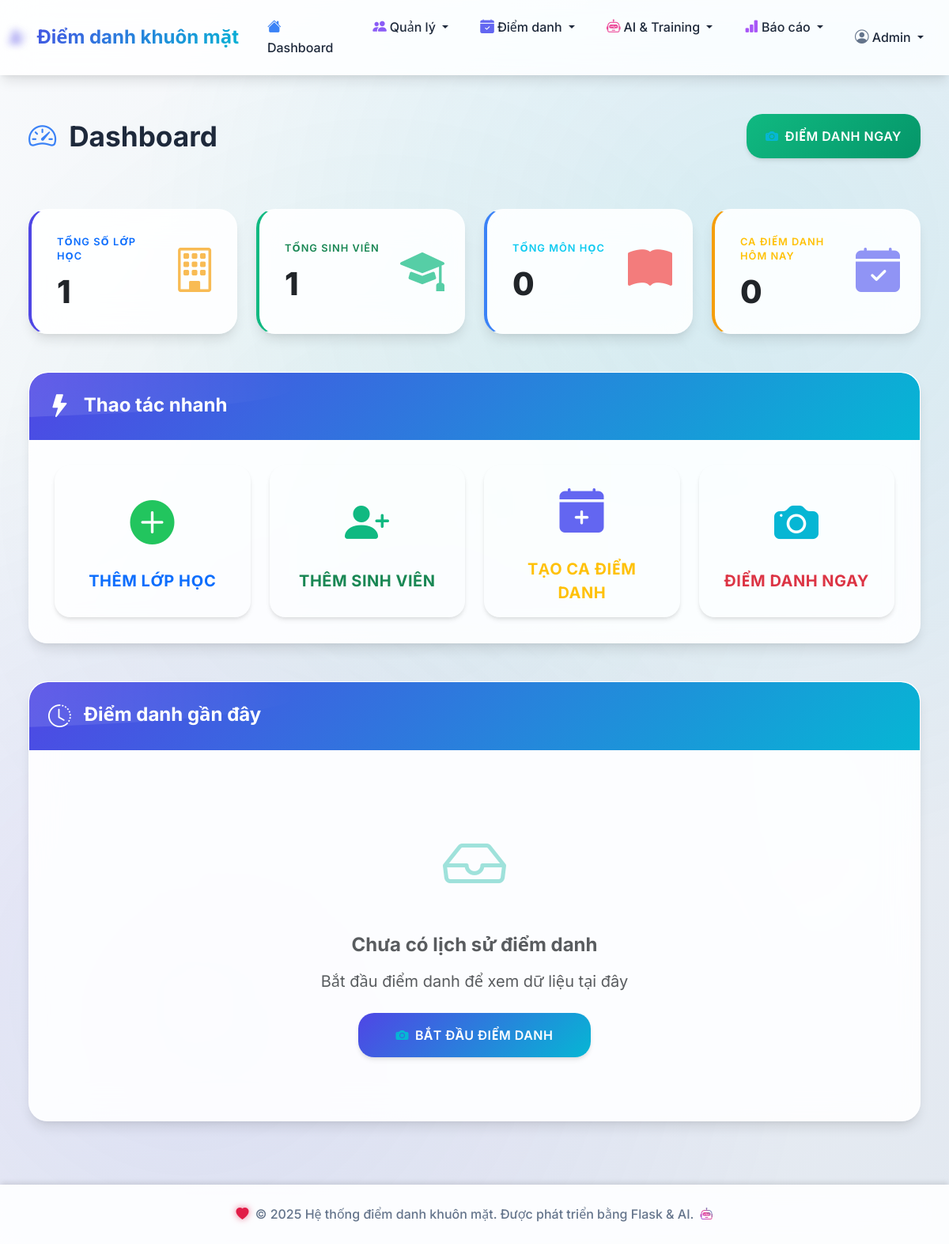
Before: / with the older database file.
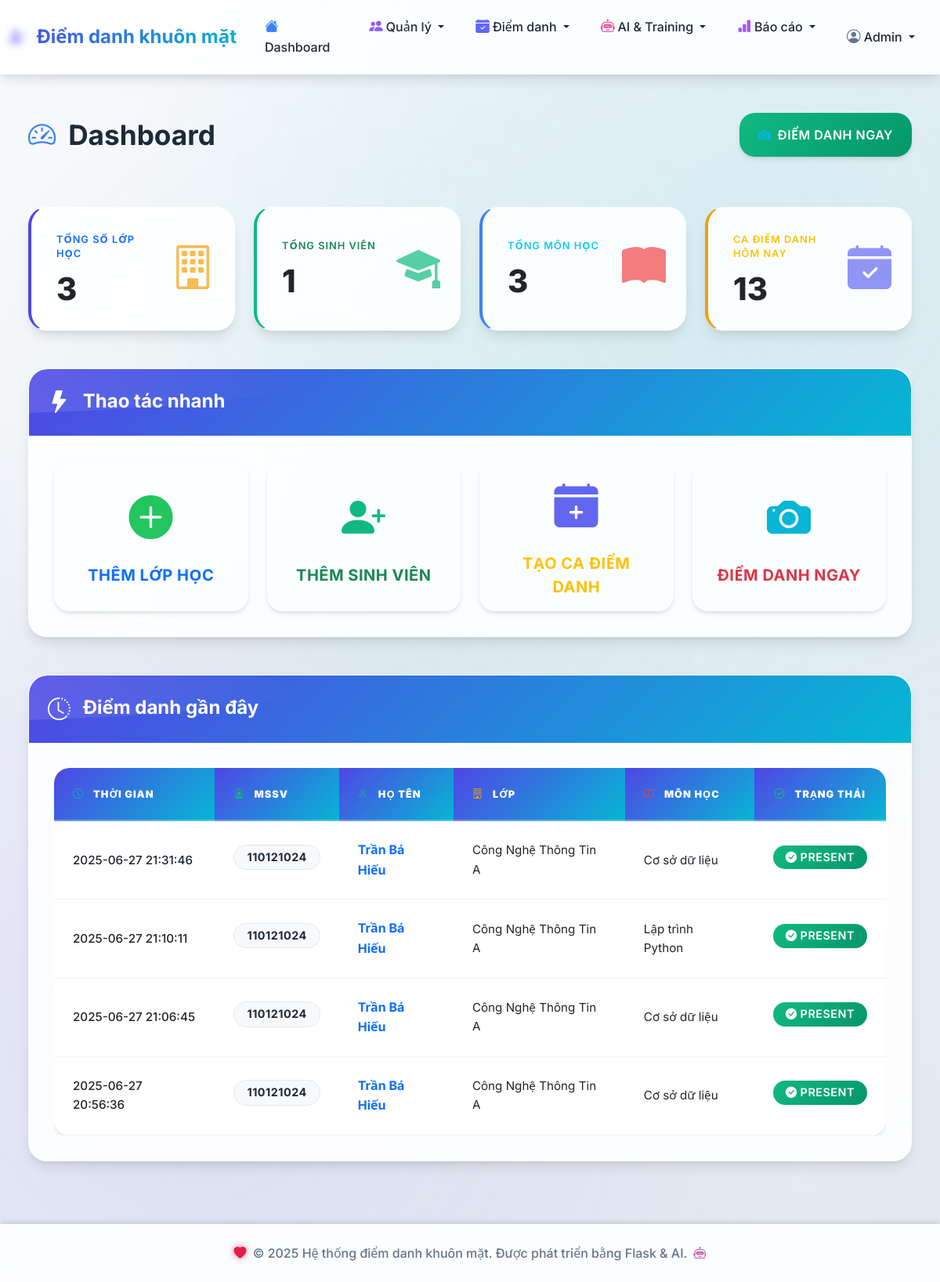
After: the same page with the newer database file.
### tables this page shows
CREATE TABLE attendance_records (
            id INTEGER PRIMARY KEY AUTOINCREMENT,
            session_id INTEGER NOT NULL,
            student_id INTEGER NOT NULL,
            attendance_time TIMESTAMP DEFAULT CURRENT_TIMESTAMP,
            status TEXT DEFAULT 'present',
            method TEXT DEFAULT 'face_recognition',
            confidence REAL,
            FOREIGN KEY (session_id) REFERENCES attendance_sessions (id),
            FOREIGN KEY (student_id) REFERENCES students (id),
            UNIQUE(session_id, student_id)
        );

CREATE TABLE students (
            id INTEGER PRIMARY KEY AUTOINCREMENT,
            student_id TEXT UNIQUE NOT NULL,
            full_name TEXT NOT NULL,
            class_id INTEGER NOT NULL,
            photo_path TEXT,
            face_encoding TEXT,
            created_at TIMESTAMP DEFAULT CURRENT_TIMESTAMP,
            FOREIGN KEY (class_id) REFERENCES classes (id)
        );

CREATE TABLE classes (
            id INTEGER PRIMARY KEY AUTOINCREMENT,
            class_code TEXT UNIQUE NOT NULL,
            class_name TEXT NOT NULL,
            description TEXT,
            created_at TIMESTAMP DEFAULT CURRENT_TIMESTAMP
        );

CREATE TABLE subjects (
            id INTEGER PRIMARY KEY AUTOINCREMENT,
            subject_code TEXT UNIQUE NOT NULL,
            subject_name TEXT NOT NULL,
            description TEXT,
            created_at TIMESTAMP DEFAULT CURRENT_TIMESTAMP
        );

### app.py (the view)
@app.route('/')
def index():
    from models.database import get_dashboard_stats
    stats = get_dashboard_stats()
    return render_template('dashboard.html', stats=stats)

### models/database.py (called while the page is built)
def get_db_connection():
    conn = sqlite3.connect(DATABASE_PATH)
    conn.row_factory = sqlite3.Row
    return conn

### templates/dashboard.html
{% extends "base.html" %} {% block title %}Dashboard - Hệ thống điểm danh khuôn mặt{% endblock %} {% block content %}
<div class="container-fluid px-4">
  <div class="d-flex justify-content-between flex-wrap flex-md-nowrap align-items-center pt-4 pb-3 mb-5">
    <h1 class="h2 text-gradient fade-in mb-0"><i class="bi bi-speedometer2 icon-dashboard me-3"></i>Dashboard</h1>
    <div class="btn-toolbar">
      <a href="{{ url_for('camera') }}" class="btn btn-success btn-lg shadow-medium hover-lift px-4"> <i class="bi bi-camera-fill icon-camera me-2"></i>Điểm danh ngay </a>
    </div>
  </div>
  <div class="row mb-5 g-4">
    <div class="col-xl-3 col-md-6">
      <div class="card glass-card border-left-primary shadow-strong h-100 hover-lift scale-in">
        <div class="card-body p-4">
          <div class="row no-gutters align-items-center">
            <div class="col-8">
              <div class="text-xs font-weight-bold text-primary text-uppercase mb-3 ls-1">Tổng số lớp học</div>
              <div class="h2 mb-0 font-weight-bold text-gradient">{{ stats.total_classes }}</div>
            </div>
            <div class="col-4 text-end">
              <i class="bi bi-building icon-school" style="font-size: 3.5rem; opacity: 0.7"></i>
            </div>
          </div>
        </div>
      </div>
    </div>
    <div class="col-xl-3 col-md-6">
      <div class="card glass-card border-left-success shadow-strong h-100 hover-lift scale-in" style="animation-delay: 0.1s">
        <div class="card-body p-4">
          <div class="row no-gutters align-items-center">
            <div class="col-8">
              <div class="text-xs font-weight-bold text-success text-uppercase mb-3 ls-1">Tổng sinh viên</div>
              <div class="h2 mb-0 font-weight-bold text-gradient">{{ stats.total_students }}</div>
            </div>
            <div class="col-4 text-end">
              <i class="bi bi-mortarboard-fill icon-student" style="font-size: 3.5rem; opacity: 0.7"></i>
            </div>
          </div>
        </div>
      </div>
    </div>
    <div class="col-xl-3 col-md-6">
      <div class="card glass-card border-left-info shadow-strong h-100 hover-lift scale-in" style="animation-delay: 0.2s">
        <div class="card-body p-4">
          <div class="row no-gutters align-items-center">
            <div class="col-8">
              <div class="text-xs font-weight-bold text-info text-uppercase mb-3 ls-1">Tổng môn học</div>
              <div class="h2 mb-0 font-weight-bold text-gradient">{{ stats.total_subjects }}</div>
            </div>
            <div class="col-4 text-end">
              <i class="bi bi-book-fill icon-book" style="font-size: 3.5rem; opacity: 0.7"></i>
            </div>
          </div>
        </div>
      </div>
    </div>
    <div class="col-xl-3 col-md-6">
      <div class="card glass-card border-left-warning shadow-strong h-100 hover-lift scale-in" style="animation-delay: 0.3s">
        <div class="card-body p-4">
          <div class="row no-gutters align-items-center">
            <div class="col-8">
              <div class="text-xs font-weight-bold text-warning text-uppercase mb-3 ls-1">Ca điểm danh hôm nay</div>
              <div class="h2 mb-0 font-weight-bold text-gradient">{{ stats.today_sessions }}</div>
            </div>
            <div class="col-4 text-end">
              <i class="bi bi-calendar-check-fill icon-attendance" style="font-size: 3.5rem; opacity: 0.7"></i>
            </div>
          </div>
        </div>
      </div>
    </div>
  </div>
  <div class="row mb-5">
    <div class="col-12">
      <div class="card glass-card shadow-strong slide-up">
        <div class="card-header bg-gradient-primary text-white py-4">
          <h4 class="m-0 font-weight-bold"><i class="bi bi-lightning-fill me-3" style="font-size: 1.8rem"></i>Thao tác nhanh</h4>
        </div>
        <div class="card-body p-5">
          <div class="row g-4">
            <div class="col-lg-3 col-md-6">
              <a href="{{ url_for('classes.add_class') }}" class="btn btn-outline-primary btn-lg w-100 h-100 d-flex flex-column align-items-center justify-content-center hover-lift shadow-medium" style="min-height: 160px; border-width: 2px; border-radius: 20px">
                <i class="bi bi-plus-circle-fill icon-plus mb-3" style="font-size: 3.5rem"></i>
                <span class="fw-bold fs-5">Thêm lớp học</span>
              </a>
            </div>
            <div class="col-lg-3 col-md-6">
              <a href="{{ url_for('students.add_student') }}" class="btn btn-outline-success btn-lg w-100 h-100 d-flex flex-column align-items-center justify-content-center hover-lift shadow-medium" style="min-height: 160px; border-width: 2px; border-radius: 20px">
                <i class="bi bi-person-plus-fill icon-student mb-3" style="font-size: 3.5rem"></i>
                <span class="fw-bold fs-5">Thêm sinh viên</span>
              </a>
            </div>
            <div class="col-lg-3 col-md-6">
              <a href="{{ url_for('attendance.add_session') }}" class="btn btn-outline-warning btn-lg w-100 h-100 d-flex flex-column align-items-center justify-content-center hover-lift shadow-medium" style="min-height: 160px; border-width: 2px; border-radius: 20px">
                <i class="bi bi-calendar-plus-fill icon-attendance mb-3" style="font-size: 3.5rem"></i>
                <span class="fw-bold fs-5">Tạo ca điểm danh</span>
              </a>
            </div>
            <div class="col-lg-3 col-md-6">
              <a href="{{ url_for('camera') }}" class="btn btn-outline-danger btn-lg w-100 h-100 d-flex flex-column align-items-center justify-content-center hover-lift shadow-medium" style="min-height: 160px; border-width: 2px; border-radius: 20px">
                <i class="bi bi-camera-fill icon-camera mb-3" style="font-size: 3.5rem"></i>
                <span class="fw-bold fs-5">Điểm danh ngay</span>
              </a>
            </div>
          </div>
        </div>
      </div>
    </div>
  </div>
  <div class="row">
    <div class="col-12">
      <div class="card glass-card shadow-strong fade-in">
        <div class="card-header bg-gradient-primary text-white py-4">
          <h4 class="m-0 font-weight-bold"><i class="bi bi-clock-history me-3" style="font-size: 1.8rem"></i>Điểm danh gần đây</h4>
        </div>
        <div class="card-body p-0">
          {% if stats.recent_attendance %}
          <div class="table-responsive">
            <table class="table table-hover mb-0" style="font-size: 1rem">
              <thead style="background-color: #f8f9fa">
                <tr>
                  <th class="px-4 py-4 border-0">
                    <i class="bi bi-clock icon-chart me-2"></i>
                    <strong>Thời gian</strong>
                  </th>
                  <th class="px-4 py-4 border-0">
                    <i class="bi bi-person-badge icon-student me-2"></i>
                    <strong>MSSV</strong>
                  </th>
                  <th class="px-4 py-4 border-0">
                    <i class="bi bi-person icon-student me-2"></i>
                    <strong>Họ tên</strong>
                  </th>
                  <th class="px-4 py-4 border-0">
                    <i class="bi bi-building icon-school me-2"></i>
                    <strong>Lớp</strong>
                  </th>
                  <th class="px-4 py-4 border-0">
                    <i class="bi bi-book icon-book me-2"></i>
                    <strong>Môn học</strong>
                  </th>
                  <th class="px-4 py-4 border-0 text-center">
                    <i class="bi bi-check-circle icon-plus me-2"></i>
                    <strong>Trạng thái</strong>
                  </th>
                </tr>
              </thead>
              <tbody>
                {% for record in stats.recent_attendance %}
                <tr style="border-bottom: 1px solid #e9ecef">
                  <td class="px-4 py-4">
                    <span class="fw-medium text-dark">{{ record.attendance_time }}</span>
                  </td>
                  <td class="px-4 py-4">
                    <span class="badge bg-light text-dark fw-bold px-3 py-2" style="font-size: 0.9rem"> {{ record.student_id }} </span>
                  </td>
                  <td class="px-4 py-4">
                    <span class="fw-bold text-primary fs-6">{{ record.full_name }}</span>
                  </td>
                  <td class="px-4 py-4">
                    <span class="text-dark">{{ record.class_name }}</span>
                  </td>
                  <td class="px-4 py-4">
                    <span class="text-dark">{{ record.subject_name }}</span>
                  </td>
                  <td class="px-4 py-4 text-center">
                    <span class="badge bg-gradient-success px-3 py-2" style="font-size: 0.9rem"> <i class="bi bi-check-circle-fill me-1"></i>{{ record.status }} </span>
                  </td>
                </tr>
                {% endfor %}
              </tbody>
            </table>
          </div>
          {% else %}
          <div class="text-center py-5 px-4">
            <div class="mb-4">
              <i class="bi bi-inbox icon-chart" style="font-size: 5rem; opacity: 0.4"></i>
            </div>
            <h4 class="text-muted mb-3 fw-bold">Chưa có lịch sử điểm danh</h4>
            <p class="text-muted mb-4 fs-5">Bắt đầu điểm danh để xem dữ liệu tại đây</p>
            <a href="{{ url_for('camera') }}" class="btn btn-primary btn-lg shadow-medium hover-lift px-5 py-3"> <i class="bi bi-camera-fill icon-camera me-2"></i>Bắt đầu điểm danh </a>
          </div>
          {% endif %}
        </div>
      </div>
    </div>
  </div>
</div>
{% endblock %}

### templates/base.html (shortened to what this page needs)
<!DOCTYPE html>
<html lang="vi">
  <head>
    <link href="https://cdn.jsdelivr.net/npm/bootstrap@5.3.0/dist/css/bootstrap.min.css" rel="stylesheet" />
    <link rel="stylesheet" href="https://cdn.jsdelivr.net/npm/@tabler/icons@latest/icons-sprite.svg" />
    <link rel="stylesheet" href="https://cdn.jsdelivr.net/npm/bootstrap-icons@1.11.0/font/bootstrap-icons.css" />
    <link rel="stylesheet" href="https://cdn.jsdelivr.net/npm/heroicons@2.0.18/24/outline/index.css" />
    <link href="https://cdnjs.cloudflare.com/ajax/libs/font-awesome/6.4.0/css/all.min.css" rel="stylesheet" />
    <link href="{{ url_for('static', filename='css/style.css') }}" rel="stylesheet" />
  </head>
  <body>
    <nav class="navbar navbar-expand-lg navbar-light fixed-top">
      <div class="container-fluid">
        <a class="navbar-brand" href="{{ url_for('index') }}">
          <i class="bi bi-person-check-fill icon-dashboard me-2"></i>
          Điểm danh khuôn mặt
        </a>
        <div class="collapse navbar-collapse" id="navbarNav">
          <ul class="navbar-nav me-auto">
            <li class="nav-item">
              <a class="nav-link" href="{{ url_for('index') }}"> <i class="bi bi-house-fill icon-dashboard me-1"></i>Dashboard </a>
            </li>
            <li class="nav-item dropdown">
              <a class="nav-link dropdown-toggle" href="#" id="navbarDropdown" role="button" data-bs-toggle="dropdown"> <i class="bi bi-people-fill icon-manage me-1"></i>Quản lý </a>
            </li>
            <li class="nav-item dropdown">
              <a class="nav-link dropdown-toggle" href="#" role="button" data-bs-toggle="dropdown"> <i class="bi bi-calendar-check-fill icon-attendance me-1"></i>Điểm danh </a>
            </li>
            <li class="nav-item dropdown">
              <a class="nav-link dropdown-toggle" href="#" role="button" data-bs-toggle="dropdown"> <i class="bi bi-robot icon-ai me-1"></i>AI & Training </a>
            </li>
            <li class="nav-item dropdown">
              <a class="nav-link dropdown-toggle" href="#" role="button" data-bs-toggle="dropdown"> <i class="bi bi-bar-chart-fill icon-report me-1"></i>Báo cáo </a>
            </li>
          </ul>
          <ul class="navbar-nav">
            <li class="nav-item dropdown">
              <a class="nav-link dropdown-toggle" href="#" role="button" data-bs-toggle="dropdown"> <i class="bi bi-person-circle icon-admin me-1"></i>Admin </a>
            </li>
          </ul>
        </div>
      </div>
    </nav>
    <main class="main-content">
      <div class="container-fluid">
         {% block content %}{% endblock %}
      </div>
    </main>
    <footer class="text-center py-4">
      <div class="container">
        <p class="mb-0">
          <i class="bi bi-heart-fill icon-heart me-1"></i>
          &copy; 2025 Hệ thống điểm danh khuôn mặt. Được phát triển bằng Flask & AI.
          <i class="bi bi-robot icon-robot ms-1"></i>
        </p>
      </div>
    </footer>
  </body>
</html>

Changed rows visible on the page:
added attendance_records: attendance_time "2025-06-27 21:31:46", student_id "110121024", full_name "Trần Bá Hiếu", class_name "Công Nghệ Thông Tin A", subject_name "Cơ sở dữ liệu", status "PRESENT"
added attendance_records: attendance_time "2025-06-27 21:10:11", student_id "110121024", full_name "Trần Bá Hiếu", class_name "Công Nghệ Thông Tin A", subject_name "Lập trình Python", status "PRESENT"
added attendance_records: attendance_time "2025-06-27 21:06:45", student_id "110121024", full_name "Trần Bá Hiếu", class_name "Công Nghệ Thông Tin A", subject_name "Cơ sở dữ liệu", status "PRESENT"
added attendance_records: attendance_time "2025-06-27 20:56:36", student_id "110121024", full_name "Trần Bá Hiếu", class_name "Công Nghệ Thông Tin A", subject_name "Cơ sở dữ liệu", status "PRESENT"
Other visible differences:
{{ stats.total_classes }}: "1" → "3"
{{ stats.total_subjects }}: "0" → "3"
{{ stats.today_sessions }}: "0" → "13"
text no longer shown: "Chưa có lịch sử điểm danh Bắt đầu điểm danh để xem dữ liệu tại đây BẮT ĐẦU ĐIỂM DANH"
text now shown: "THỜI GIAN MSSV HỌ TÊN LỚP MÔN HỌC TRẠNG THÁI"
